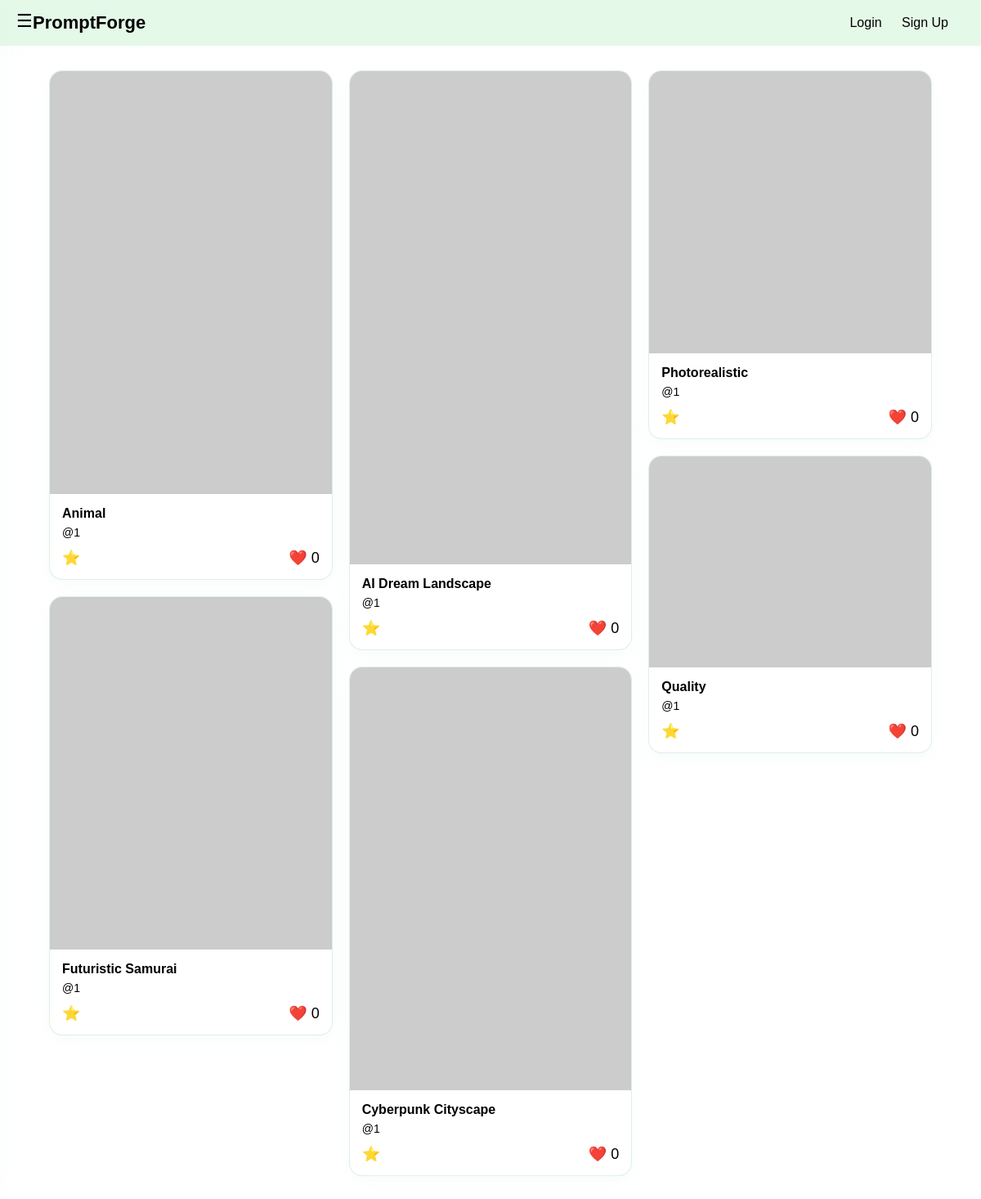
The page / on the database its author committed.
### models.py (models this page shows)
class Prompt(db.Model):
    id = db.Column(db.Integer, primary_key=True)
    title = db.Column(db.String(100), nullable=False)
    creator = db.Column(db.Integer, db.ForeignKey('user.id'), nullable=False)
    rating = db.Column(db.Float, default=0.0)
    likes = db.Column(db.Integer, default=0)
    image_url = db.Column(db.String(300))

### routes.py (the view)
@main.route("/")
def home():
    prompts = Prompt.query.order_by(Prompt.likes.desc()).all()
    return render_template("index.html", prompts=prompts)

### templates/index.html
{% extends "base.html" %}
{% block content %}
<section class="feed">
    {% for prompt in prompts %}
    <div class="card">
        <img src="{{ prompt.image_url }}" alt="Generated Image">
        <div class="card-content">
            <h3>{{ prompt.title }}</h3>
            <p class="creator">@{{ prompt.creator }}</p>
            <div class="stats">
                <button class="save-btn" data-prompt-id="{{ prompt.id }}">
                    ⭐ {{ prompt.saves }}
                </button>
                <button class="like-btn" data-prompt-id="{{ prompt.id }}">
                    ❤️ <span>{{ prompt.likes }}</span>
                </button>
            </div>
        </div>
    </div>
    {% endfor %}
</section>
{% endblock %}

### templates/base.html (shortened to what this page needs)
<!DOCTYPE html>
<html lang="en">
<head>
    <link rel="stylesheet" href="{{ url_for('static', filename='style.css') }}">
</head>
<body>
    <header class="navbar">
        <button class="menu-btn" onclick="toggleSidebar()">☰</button>
        <h1 class="logo">
            <a href="/" style="text-decoration: none; color: inherit;">PromptForge</a>
        </h1>
        <div class="nav-right">
            {% if current_user.is_authenticated %}
                <div class="dropdown">
                    <button class="dropdown-btn" onclick="toggleDropdown()">
                        {{ current_user.username }} ▼
                    </button>
                    <div id="userDropdown" class="dropdown-content">
                        <a href="/settings">Settings</a>
                        <a href="{{ url_for('main.logout') }}" style="color: #cc0000; font-weight: bold;">Logout</a>
                    </div>
                </div>
            {% else %}
                <a href="/login">Login</a>
                <a href="/signup">Sign Up</a>
            {% endif %}
        </div>
    </header>
    <div class="page-content">
        {% block content %}{% endblock %}
    </div>
</body>
</html>

### static/style.css (style rules this page uses)
* { margin: 0; padding: 0; box-sizing: border-box; }
body { font-family: Arial, sans-serif; background: #ffffff; color: #000000; }
.navbar { display: flex; justify-content: space-between; align-items: center; padding: 15px 40px; background: #e5f9e8; box-shadow: 0 2px 18px rgba(180, 220, 190, 0.043); position: sticky; top: 0; z-index: 1000; position: relative; }
.logo { font-size: 22px; font-weight: bold; color: #000000; margin: 0; line-height: normal; }
.nav-right a { margin-left: 20px; text-decoration: none; color: #000000; font-weight: 500; }
.feed { column-count: 3; column-gap: 20px; padding: 30px 60px; }
.card { background: #ffffff; border-radius: 16px; overflow: hidden; margin-bottom: 20px; break-inside: avoid; border: 1px solid rgba(200,230,210,0.6); box-shadow: 0 6px 18px rgba(200,230,210,0.12); transition: transform 0.18s ease, box-shadow 0.18s ease; }
.card img { width: 100%; display: block; }
.card-content { padding: 15px; }
.card-content h3 { font-size: 16px; margin-bottom: 6px; }
.creator { font-size: 14px; color: #000000; margin-bottom: 10px; }
.stats { display: flex; justify-content: space-between; font-size: 14px; margin-top: 12px; }
.menu-btn { position: absolute; left: 20px; top: 47%; transform: translateY(-50%); font-size: 22px; background: none; border: none; cursor: pointer; z-index: 1100; }
.like-btn, .save-btn { background: none; border: none; cursor: pointer; font-size: 18px; transition: transform 0.15s ease; }

### rows shown on the page
Prompt: title "Animal", creator "1", likes "0"
Prompt: title "Futuristic Samurai", creator "1", likes "0"
Prompt: title "AI Dream Landscape", creator "1", likes "0"
Prompt: title "Cyberpunk Cityscape", creator "1", likes "0"
Prompt: title "Photorealistic", creator "1", likes "0"
Prompt: title "Quality", creator "1", likes "0"
